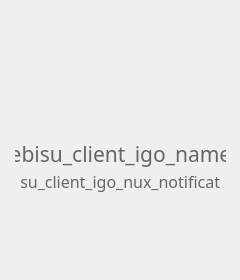
<?xml version="1.0" encoding="UTF-8"?>
<ui version="4.0">
 <class>IGONuxSmall</class>
 <widget class="QWidget" name="IGONuxSmall">
  <property name="geometry">
   <rect>
    <x>0</x>
    <y>0</y>
    <width>240</width>
    <height>280</height>
   </rect>
  </property>
  <property name="windowTitle">
   <string>Form</string>
  </property>
  <widget class="QLabel" name="logo">
   <property name="geometry">
    <rect>
     <x>70</x>
     <y>30</y>
     <width>101</width>
     <height>101</height>
    </rect>
   </property>
   <property name="text">
    <string/>
   </property>
   <property name="pixmap">
    <pixmap resource="../../../ui/ebisu.qrc">:/Resources/GUI/IGO/nux-logo.png</pixmap>
   </property>
  </widget>
  <widget class="QLabel" name="title">
   <property name="geometry">
    <rect>
     <x>15</x>
     <y>140</y>
     <width>211</width>
     <height>27</height>
    </rect>
   </property>
   <property name="sizePolicy">
    <sizepolicy hsizetype="Preferred" vsizetype="Fixed">
     <horstretch>0</horstretch>
     <verstretch>0</verstretch>
    </sizepolicy>
   </property>
   <property name="font">
    <font>
     <family>Apex New Medium</family>
     <pointsize>16</pointsize>
    </font>
   </property>
   <property name="styleSheet">
    <string notr="true">color: #666666;</string>
   </property>
   <property name="text">
    <string>ebisu_client_igo_name</string>
   </property>
   <property name="alignment">
    <set>Qt::AlignCenter</set>
   </property>
  </widget>
  <widget class="QLabel" name="hotkey">
   <property name="geometry">
    <rect>
     <x>20</x>
     <y>170</y>
     <width>201</width>
     <height>81</height>
    </rect>
   </property>
   <property name="sizePolicy">
    <sizepolicy hsizetype="Preferred" vsizetype="Fixed">
     <horstretch>0</horstretch>
     <verstretch>0</verstretch>
    </sizepolicy>
   </property>
   <property name="font">
    <font>
     <family>Apex New Book</family>
     <pointsize>12</pointsize>
     <weight>50</weight>
     <italic>false</italic>
     <bold>false</bold>
    </font>
   </property>
   <property name="styleSheet">
    <string notr="true">color: #666666;</string>
   </property>
   <property name="text">
    <string>ebisu_client_igo_nux_notification</string>
   </property>
   <property name="alignment">
    <set>Qt::AlignHCenter|Qt::AlignTop</set>
   </property>
   <property name="wordWrap">
    <bool>true</bool>
   </property>
  </widget>
 </widget>
 <resources>
  <include location="../../../ui/ebisu.qrc"/>
 </resources>
 <connections/>
</ui>
